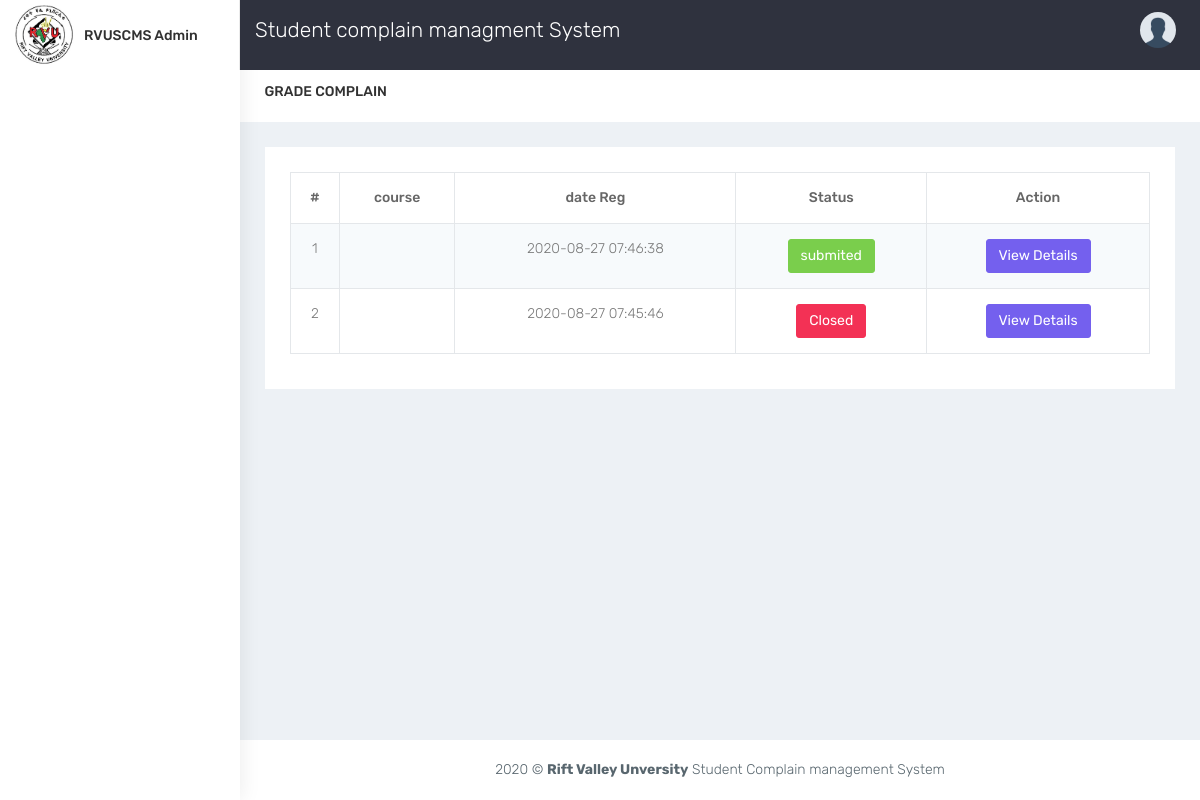
/admin/comp-submitgrade.php, run on the app's committed database.
### tables this page shows
CREATE TABLE `grade_complaints` (
  `id` int(11) NOT NULL,
  `st_id` varchar(45) DEFAULT NULL,
  `dep` varchar(45) DEFAULT NULL,
  `year` varchar(45) DEFAULT NULL,
  `sem` varchar(45) DEFAULT NULL,
  `div` varchar(45) DEFAULT NULL,
  `cr_code` varchar(45) DEFAULT NULL,
  `disc` varchar(100) DEFAULT NULL,
  `deep_head` varchar(45) DEFAULT '0',
  `state` varchar(45) DEFAULT 'submit',
  `timestamp` timestamp NOT NULL DEFAULT CURRENT_TIMESTAMP ON UPDATE CURRENT_TIMESTAMP,
  `replay` varchar(400) DEFAULT NULL
);

### admin/comp-submitgrade.php (the view, shortened to what this page needs)
<!DOCTYPE html>
<html lang="en">
<?php
include('../connection.php');
include("include/header.php");
?>
<body class="fix-header">
    <div id="wrapper">
    <?php
        include ('include/navbar.php');
        include ('include/sidebar.php');
    ?>
        <div id="page-wrapper">
            <div class="container-fluid">
                <div class="row bg-title">
                    <div class="col-lg-3 col-md-4 col-sm-4 col-xs-12">
                        <h4 class="page-title">Grade complain</h4> </div>
                    <div class="col-lg-9 col-sm-8 col-md-8 col-xs-12">
                    </div>
                </div>
                <div class="row">
                <div class="col-sm-12">
                        <div class="white-box">
                            <div class="content-panel">
                                <section id="unseen">
                                <table class="table table-bordered table-striped table-condensed">
                                    <thead>
                                    <tr style="text-align: center">
                                        <th style="text-align: center">#</th>
                                        <th style="text-align: center">course</th>
                                        <th style="text-align: center">date Reg</th>
                                        <th style="text-align: center">Status</th>
                                        <th style="text-align: center">Action</th>
                                    </tr>
                                    </thead>
                                    <tbody>
                                <?php
                                    $count = 1;
                                    $query="SELECT * FROM rvuscms.grade_complaints where deep_head='1' order by timestamp desc;";
                                    $result = mysqli_query($con,$query);
                                    while ($row=mysqli_fetch_array($result)) {?>
                                    <tr>
                                        <td align="center"><?php echo $count ?></td>
                                        <td align="center"> <?php
                                            $course = mysqli_fetch_array(mysqli_query($con,"SELECT * FROM rvuscms.course  where `code`='".$row[6]."';"));
                                        echo $course[1] ?> </td>
                                       <td align="center"><?php echo $row[10] ?></td>
                                        <td align="center">
                                        <?php if($row[9]=="submit"){?>
                                        <button type="button" class="btn btn-success"> <?php echo "submited"; ?> </button>
                                       <?php }elseif ($row[9]=="process") {?>
                                        <button type="button" class="btn btn-warning"> <?php    echo "in process"; ?> </button>
                                       <?php }elseif ($row[9]=="close") {?>
                                        <button type="button" class="btn btn-danger"> <?php       echo "Closed";?> </button>
                                       <?php } ?>
                                         </td><td align="center">
                                         <a href="replay-complain.php?cid=<?php echo $row[0] ?>&&from=grade">
                                        <button type="button" class="btn btn-primary">View Details</button></a>
                                         </td>
                                    </tr>
                                   <?php $count++; }
                                ?>
                                    </tbody>
                                </table>
                                </section>
                            </div>
                </div>
            </div>
<?php
include('include/footer.php');
?>

### css/colors/default.css (style rules this page uses)
body { background: #fff; }

### data on the page
grade_complaints: timestamp "2020-08-27 07:46:38", state "submited"
grade_complaints: timestamp "2020-08-27 07:45:46", state "Closed"
